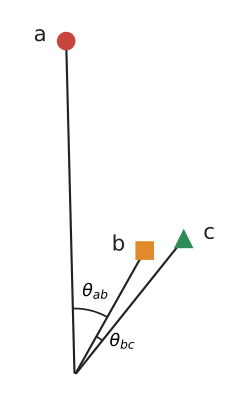

Reproduce this figure in Python.
"""Vectors a, b, c from a common origin: a is long, b and c are short with a small angle between
them (redrawn from Google's Clustering course). Chosen so that cos(b, c) > cos(a, b),
|b - c| < |a - b|, but a·b > b·c.
"""

import matplotlib.pyplot as plt
import numpy as np
from matplotlib.patches import Arc

from mlrecall.figstyle import GREEN, INK, ORANGE, RED, save

a, b, c = np.array([-0.15, 6.0]), np.array([1.26, 2.24]), np.array([1.96, 2.45])
cos = lambda u, v: u @ v / np.linalg.norm(u) / np.linalg.norm(v)  # noqa: E731
assert cos(b, c) > cos(a, b) and np.linalg.norm(b - c) < np.linalg.norm(a - b) and a @ b > b @ c

fig, ax = plt.subplots(figsize=(3.6, 5.2))
for vec, name, color, marker, dx in [
    (a, "a", RED, "o", -0.35),
    (b, "b", ORANGE, "s", -0.35),
    (c, "c", GREEN, "^", 0.35),
]:
    ax.annotate("", vec, (0, 0), arrowprops={"arrowstyle": "-", "color": INK, "lw": 1.6})
    ax.plot(*vec, marker, color=color, markersize=13, zorder=3)
    ax.text(vec[0] + dx, vec[1] + 0.1, name, fontsize=16, color=INK,
            ha="right" if dx < 0 else "left", va="center")  # fmt: skip


def angle(v):
    return np.degrees(np.arctan2(v[1], v[0]))


def arc_label(r, degrees, text):
    rad = np.radians(degrees)
    ax.text(r * np.cos(rad), r * np.sin(rad), text, fontsize=13, ha="center", va="center")


ax.add_patch(Arc((0, 0), 2.4, 2.4, theta1=angle(b), theta2=angle(a), color=INK, lw=1.3))
ax.add_patch(Arc((0, 0), 1.6, 1.6, theta1=angle(c), theta2=angle(b), color=INK, lw=1.3))
arc_label(1.55, (angle(a) + angle(b)) / 2, r"$\theta_{ab}$")
arc_label(1.05, angle(c) - 16, r"$\theta_{bc}$")  # outside the narrow angle, below c
ax.set(xlim=(-1.2, 3.0), ylim=(-0.3, 6.6), aspect="equal")
ax.axis("off")
save(fig, __file__)
